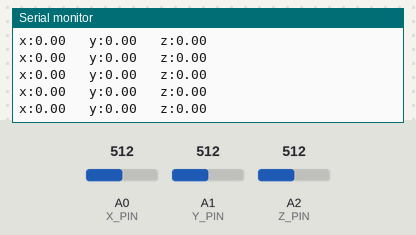
A program run on a simulated Arduino Mega 2560, built with avr-gcc and run on an emulated ATmega2560. On the bench: the last lines printed to the serial monitor. The test bench sets the inputs (shaded band); at power-on: A1 (Y_PIN) = 512, A0 (X_PIN) = 512, A2 (Z_PIN) = 512.

Above: at 7.2 s.
7.3 s: A1 (Y_PIN) set to 522
At 7.62 s:
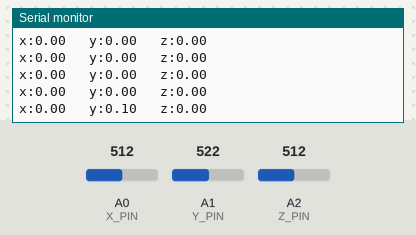
10.3 s: A1 (Y_PIN) set to 493
At 10.44 s:
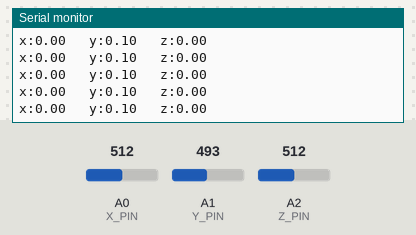
Timing chart, 0 to 12.8 s (numbered marks = the images above; inputs shaded):
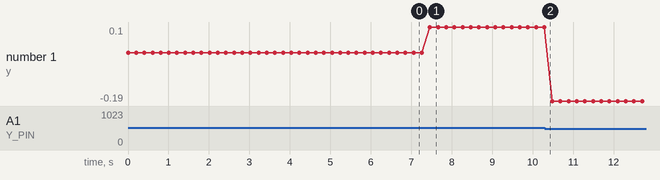

The program:

main.cpp
```cpp
//**************************************************************//
//  Name    : Accelerometer
//  Author  : Jose Luis Figueroa
//  Date    : 31 March, 2021
//  Board   : Arduino Mega
//  Version : 1.0
//  Notes   : Measure the x, y and z position
//**************************************************************//
#include <Arduino.h>

//Pins
const uint8_t X_PIN = A0;
const uint8_t Y_PIN = A1;
const uint8_t Z_PIN = A2;

//Volts per G-force
const float sensitivity = 0.33;

void setup()
{
  Serial.begin(9600);
  analogReference(EXTERNAL);
}

void loop()
{
  float x, y, z;

  //Read pins and convert to G
  x = (analogRead(X_PIN) - 512) * 3.3 / (sensitivity * 1023);
  y = (analogRead(Y_PIN) - 512) * 3.3 / (sensitivity * 1023);
  z = (analogRead(Z_PIN) - 512) * 3.3 / (sensitivity * 1023);

  //Display acceleration
  Serial.print("x:");
  Serial.print(x);
  Serial.print("   y:");
  Serial.print(y);
  Serial.print("   z:");
  Serial.println(z);

  delay(200);

}
```

Measured:
- after the input at 7.3 s, the serial monitor: prints a new line after 0.16 s (image 1)
- plotted number 1: 0 → 0.1 after the input at 7.3 s, 0.1 → -0.19 after the input at 10.3 s
